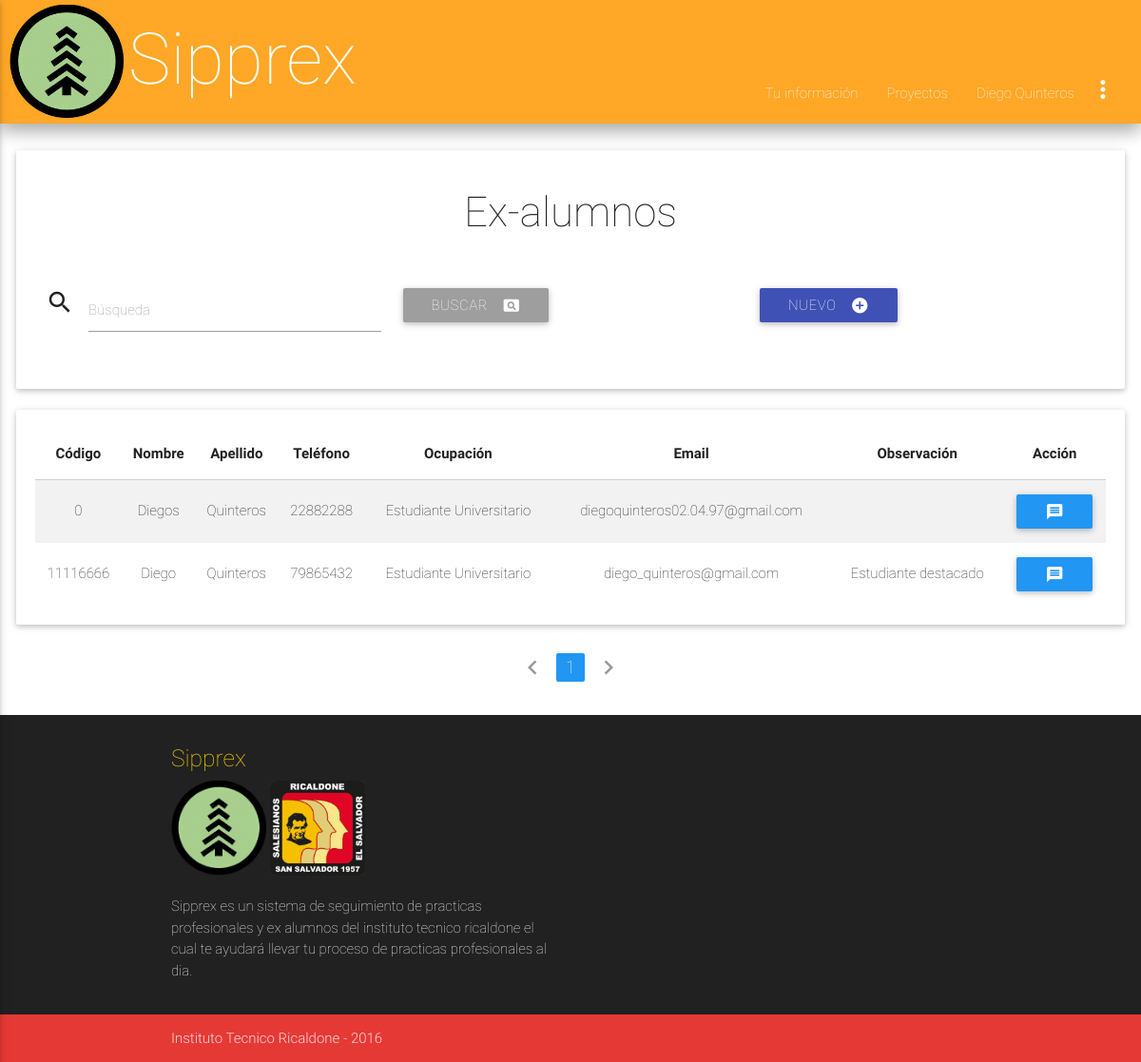
The app's page /mail/buscar_ex.php (signed in), older data.
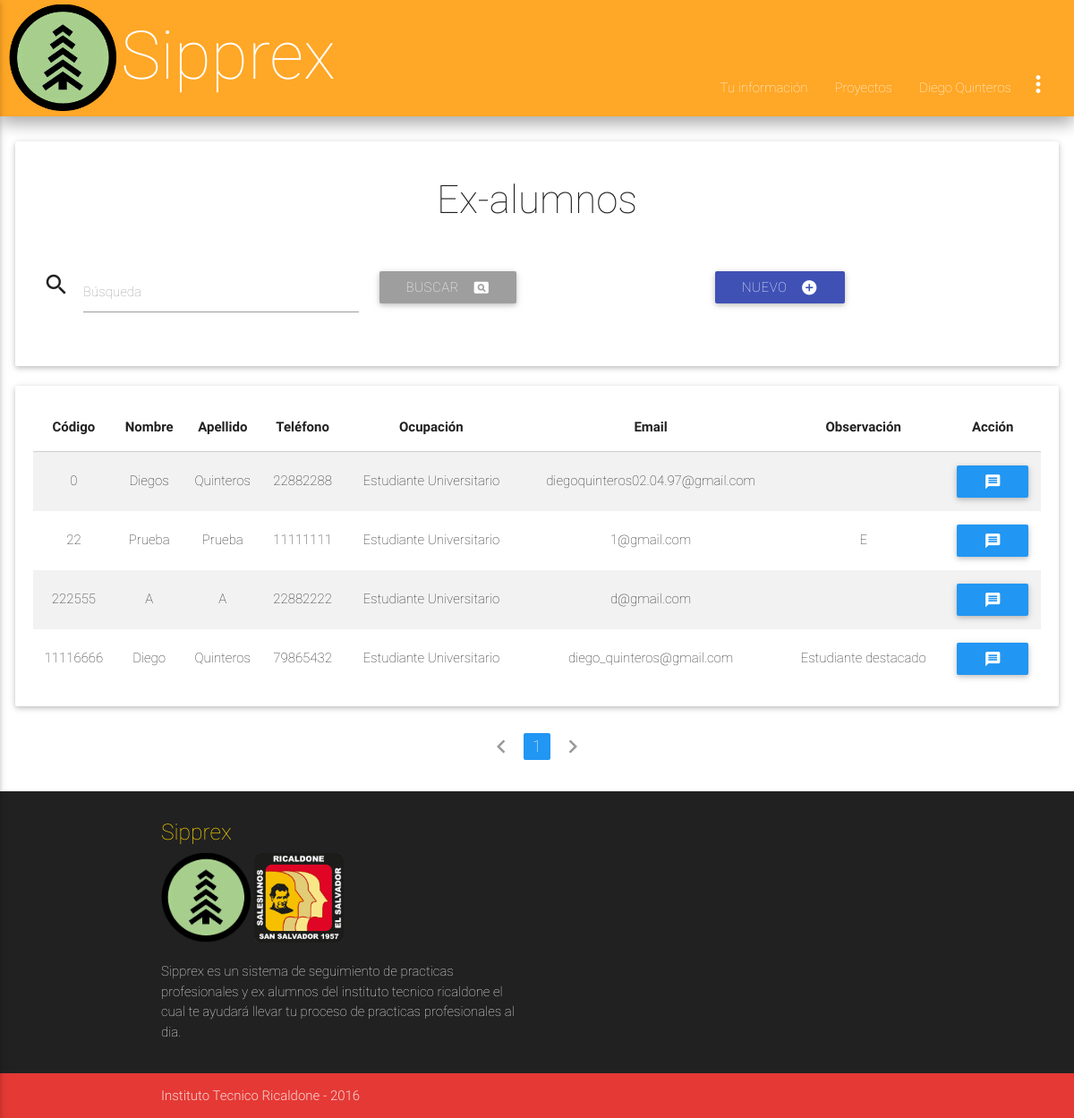
The same page, newer data.
### tables this page shows
CREATE TABLE `ex_alumnos` (
  `id_exalumnos` int(8) NOT NULL,
  `contraseña` varchar(100) NOT NULL,
  `nombre1` varchar(35) NOT NULL,
  `apellido1` varchar(35) NOT NULL,
  `telefono` int(8) NOT NULL,
  `ocupacion` int(11) NOT NULL,
  `correo_electronico` varchar(50) NOT NULL,
  `observacion` varchar(200) NOT NULL,
  `pregunta` varchar(50) NOT NULL,
  `respuesta` varchar(25) NOT NULL
);

CREATE TABLE `ocupaciones` (
  `id_ocupacion` int(2) NOT NULL,
  `ocupacion` varchar(35) NOT NULL
);

### bibliotecas/conexion.php (called while the page is built, shortened)
<?php
class Database
{
    private static $connection;
    private static function connect()
    {
        $server = 'localhost';
        $database = 'ssppea';
        $username = 'admin_sipprex';
        $password = 'sipprexricaldone';
        $options = array(PDO::MYSQL_ATTR_INIT_COMMAND => "set names utf8");
        self::$connection = null;
        try
        {
            self::$connection = new PDO("mysql:host=".$server."; dbname=".$database, $username, $password, $options);
            self::$connection->setAttribute(PDO::ATTR_ERRMODE, PDO::ERRMODE_EXCEPTION);
        }
        catch(PDOException $exception)
        {
            die($exception->getMessage());
        }
    }
    private static function desconnect()
    {
        self::$connection = null;
    }
    public static function getRow($query, $values)
    {
        $statement = self::$connection->prepare($query);
        $statement->execute($values);
        return $statement->fetch(PDO::FETCH_BOTH);
    }
    public static function getRows($query, $values)
    {
        $statement = self::$connection->prepare($query);
        $statement->execute($values);
        return $statement->fetchAll(PDO::FETCH_BOTH);
    }
}
?>

### mail/buscar_ex.php (the view, shortened to what the changed rows need)
<?php
require("../bibliotecas/conexion.php");
?>
<!DOCTYPE html>
<html lang="es">
	<head>
		<?php include '../inc/styles.php'; ?>
	</head>
	<body>
		<?php include('../inc/nav.php'); ?>
		<?php
		$page = null;
		if($page == null) {
			$page = 1;
		}
		if($page == "" || $page == "1")
		{
			$page1 = 0;
		}
		else {
			$page1 = ($page*20)-20;
		}
		if(!empty($_POST))
		{
			$search = strip_tags(trim($_POST['buscar']));
			$sql = "SELECT * FROM ex_alumnos, ocupaciones WHERE ex_alumnos.ocupacion = ocupaciones.id_ocupacion AND apellido1 LIKE ? ORDER BY id_exalumnos LIMIT $page1,20";
			$params = array("%$search%");
		}
		else
		{
			$sql = "SELECT * FROM ex_alumnos, ocupaciones WHERE ocupaciones.id_ocupacion = ex_alumnos.ocupacion ORDER BY id_exalumnos LIMIT $page1,20";
			$params = null;
		}
		$data = Database::getRows($sql, $params);
		if($data != null)
		{
			$tabla = 	"<div class='card-panel paneles'>
							<table class='centered striped responsive-table'>
								<thead>
									<tr>
										<th>Código</th>
										<th>Nombre</th>
										<th>Apellido</th>
										<th>Teléfono</th>
										<th>Ocupación</th>
										<th>Email</th>
										<th>Observación</th>
										<th>Acción</th>
									</tr>
								</thead>
								<tbody>";
				foreach($data as $row)
				{
					$tabla .= 	"<tr>
									<td>".htmlspecialchars($row['id_exalumnos'])."</td>
									<td>".htmlspecialchars($row['nombre1'])."</td>
									<td>".htmlspecialchars($row['apellido1'])."</td>
									<td>".htmlspecialchars($row['telefono'])."</td>
									<td>".htmlspecialchars($row['ocupacion'])."</td>
									<td>".htmlspecialchars($row['correo_electronico'])."</td>
									<td>".htmlspecialchars($row['observacion'])."</td>
									<td>
                                        <a href='enviar_mail.php?toex=true&&id=".htmlspecialchars($row[id_exalumnos])."' class='btn blue'><i class='material-icons'>message</i></a>
									</td>
								</tr>";
				}
				$tabla .= "</tbody>
						</table>
					</div>";
			print($tabla);
		}
		else
		{
			print("<br><div class='card-panel paneles'><i class='material-icons left'>warning</i>No hay registros.</div>");
		}
	?>
	<ul class="pagination center-align">
	<?php
	$cons2 = ("SELECT COUNT(id_exalumnos) FROM ex_alumnos");
            $parametros = null;
            $filas = Database::getRow($cons2, $parametros);
            $filas = $filas[0]/20;
            $filas = ceil($filas);
                if($page == 1)
                {
                    $pagi = "<li class='disabled'><a><i class='material-icons'>chevron_left</i></a></li>";
                }
                else {
                    $page2 = $page - 1;
                    $pagi = "<li class='waves-efect'><a href='exalumnos_index.php?page=".base64_encode($page2)."'><i class='material-icons'>chevron_left</i></a></li>";
                }
                for($i = 1; $i<=$filas; $i++) {
                    if($page==$i)
                    {
                     $pagi .= "<li class='active blue'><a href='exalumnos_index.php?page=".base64_encode($i)."'>$i</a></li>";
                    }
                    else{
                        $pagi .= "<li class='waves-effect'><a href='exalumnos_index.php?page=".base64_encode($i)."'>$i</a></li>";
                    }
                }
                if($page == $filas)
                {
                    $pagi .= "<li class='disabled'><a><i class='material-icons'>chevron_right</i></a></li>";
                }
                else {
                    $page2 = $page + 1;
                    $pagi .= "<li class='waves-efect'><a href='exalumnos_index.php?page=".base64_encode($page2)."'><i class='material-icons'>chevron_right</i></a></li>";
                }
                print($pagi);
	?>
</ul>
	</body>
</html>

Row changes from the older to the newer data that the page shows:
added ex_alumnos: id_exalumnos "22", nombre1 "Prueba", apellido1 "Prueba", telefono "11111111", ocupacion.ocupacion "Estudiante Universitario", correo_electronico "1@gmail.com", observacion "E"
added ex_alumnos: id_exalumnos "222555", nombre1 "A", apellido1 "A", telefono "22882222", ocupacion.ocupacion "Estudiante Universitario", correo_electronico "d@gmail.com"
